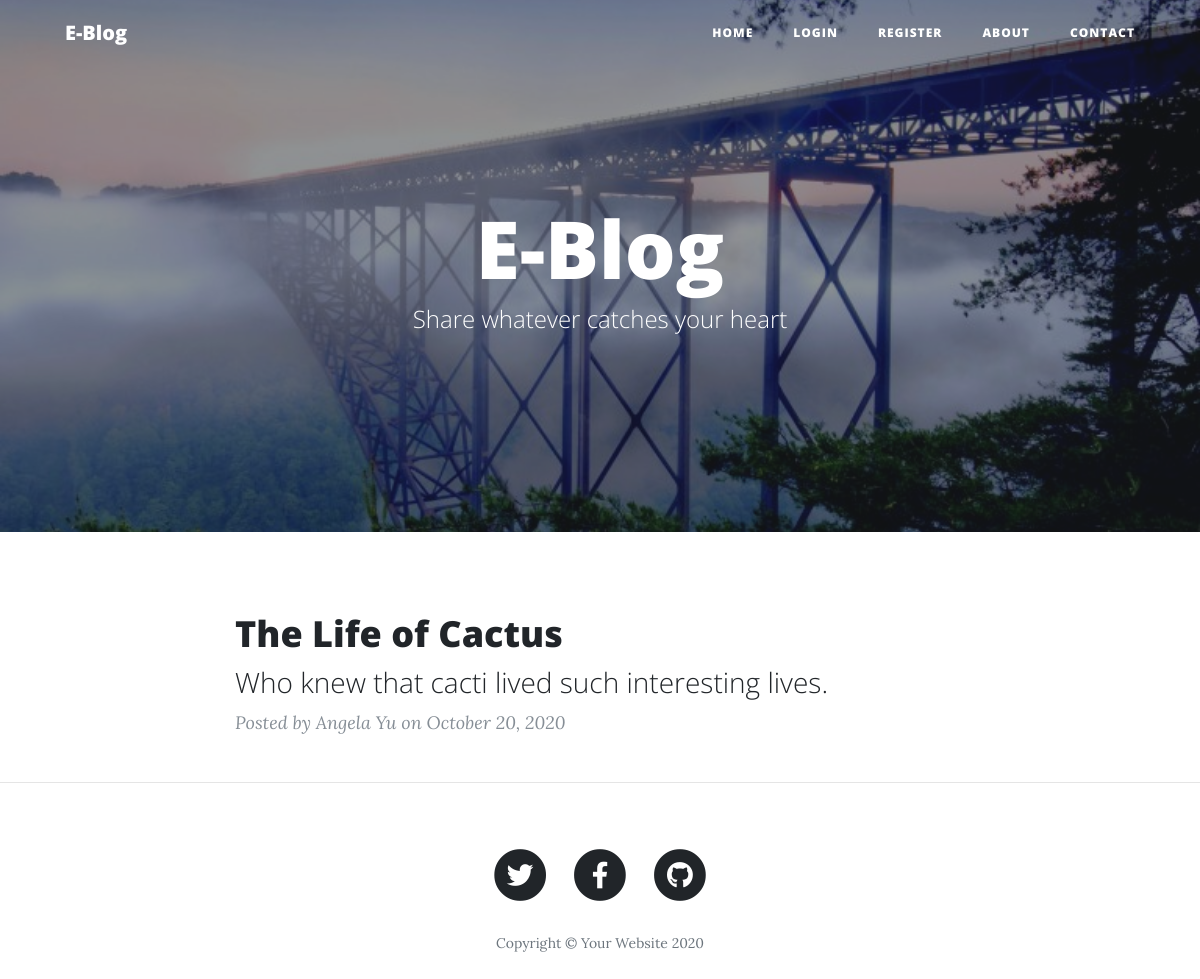
The page / on the database its author committed.
### main.py (models this page shows)
class BlogPost(db.Model):
    __tablename__ = "blog_posts"
    id = db.Column(db.Integer, primary_key=True)
    author_id = db.Column(db.Integer, db.ForeignKey("users.id"))
    author = relationship("User", back_populates="posts")
    title = db.Column(db.String(250), unique=True, nullable=False)
    subtitle = db.Column(db.String(250), nullable=False)
    date = db.Column(db.String(250), nullable=False)
    body = db.Column(db.Text, nullable=False)
    img_url = db.Column(db.String(250), nullable=False)
    comments = relationship("Comment", back_populates="parent_post")

class User(UserMixin, db.Model):
    __tablename__ = "users"
    id = db.Column(db.Integer, primary_key=True)
    email = db.Column(db.String(100), unique=True)
    password = db.Column(db.String(100))
    name = db.Column(db.String(100))
    posts = relationship("BlogPost", back_populates="author")
    comments = relationship("Comment", back_populates="comment_author")

### main.py (the view)
@app.route('/')
def get_all_posts():
    posts = BlogPost.query.all()
    return render_template("index.html", all_posts=posts, current_user=current_user)

### templates/index.html (shortened to what this page needs)
{% include "header.html" %}
  <header class="masthead" style="background-image: url('{{ url_for('static', filename='img/Bridge.jpg')}}')">
    <div class="overlay"></div>
    <div class="container">
      <div class="row">
        <div class="col-lg-8 col-md-10 mx-auto">
          <div class="site-heading">
            <h1>E-Blog</h1>
            <span class="subheading">Share whatever catches your heart</span>
          </div>
        </div>
      </div>
    </div>
  </header>
  <div class="container">
    <div class="row">
      <div class="col-lg-8 col-md-10 mx-auto">
        {% for post in all_posts %}
        <div class="post-preview">
          <a href="{{ url_for('show_post', post_id=post.id) }}">
            <h2 class="post-title">
              {{post.title}}
            </h2>
            <h3 class="post-subtitle">
              {{post.subtitle}}
            </h3>
          </a>
          <p class="post-meta">Posted by
            {{post.author.name}}
            on {{post.date}}
          </p>
        </div>
        {% endfor %}
      </div>
    </div>
  </div>
  <hr>
{% include "footer.html" %}

### rows shown on the page
BlogPost: title "The Life of Cactus", subtitle "Who knew that cacti lived such interesting lives.", author.name "Angela Yu", date "October 20, 2020"
